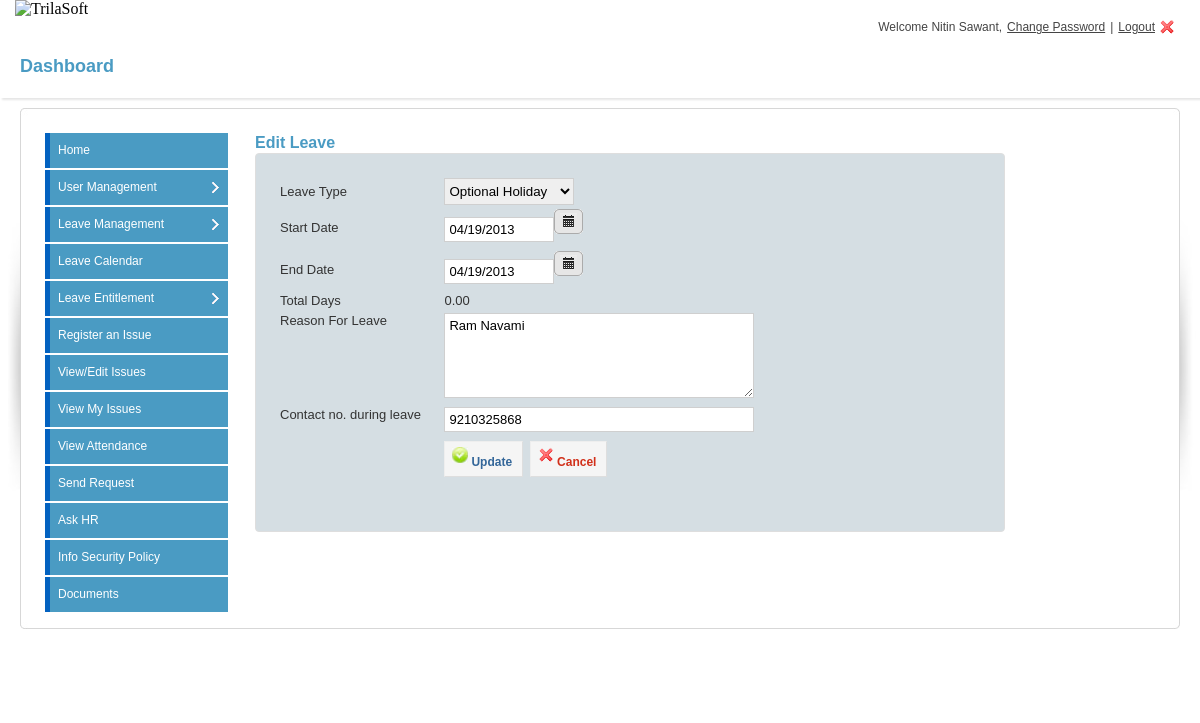
Page /editleave.php?lid=134 (signed in) on the committed database.
### tables this page shows
CREATE TABLE `employee` (
  `empid` int(11) UNSIGNED NOT NULL,
  `empcode` varchar(20) NOT NULL,
  `type` int(11) NOT NULL,
  `username` varchar(200) NOT NULL,
  `password` varchar(200) NOT NULL,
  `doj` datetime NOT NULL,
  `supemail` varchar(100) NOT NULL,
  `fname` varchar(200) NOT NULL,
  `lname` varchar(200) NOT NULL,
  `email` varchar(200) NOT NULL,
  `address` text NOT NULL,
  `coraddress` text NOT NULL,
  `contact` varchar(20) NOT NULL,
  `emergencyno` varchar(20) NOT NULL,
  `designation` varchar(200) NOT NULL,
  `dob` datetime NOT NULL,
  `photo` varchar(200) NOT NULL,
  `department` int(11) UNSIGNED NOT NULL,
  `status` varchar(255) NOT NULL,
  `userstatus` varchar(100) NOT NULL DEFAULT 'active'
);

CREATE TABLE `leave` (
  `lid` int(11) UNSIGNED NOT NULL,
  `empid` int(11) NOT NULL,
  `fromdate` varchar(100) NOT NULL,
  `todate` varchar(100) NOT NULL,
  `fromtime` varchar(50) NOT NULL,
  `totime` varchar(50) NOT NULL,
  `leavetype` varchar(100) NOT NULL,
  `halfdaydetail` varchar(100) NOT NULL,
  `reason` text NOT NULL,
  `comment` text NOT NULL,
  `phone` varchar(50) NOT NULL,
  `reqname` varchar(100) NOT NULL,
  `reqemail` varchar(100) NOT NULL,
  `supemail` varchar(100) NOT NULL,
  `status` int(11) NOT NULL DEFAULT '0',
  `daycount` decimal(5,2) NOT NULL,
  `appdate` varchar(100) NOT NULL
);

### login.class.php (called while the page is built, shortened)
<?php
class Login{
    private $dbhost = 'localhost';
    private $dbuser = 'trilasof_dba';
    private $dbpass = 'redsky@123456';
    public function __construct(){
        $this->connect = mysql_connect($this->dbhost, $this->dbuser, $this->dbpass);
    }
    public function session_check() {
		if($_SESSION['permission'] != 'yes') {
                   header("location: index.php");
                    return 'you have no permission to see this page';
                }else{
                    return $_SESSION['username'];
                }
    }
}
?>

### editleave.php (the view, shortened to what this page needs)
<?php
include_once 'login.class.php';
$securearea = new Login();
$response = $securearea->session_check();
?>
<!DOCTYPE html>
<html>
<head>
<link rel="stylesheet" href="http://code.jquery.com/ui/1.9.2/themes/base/jquery-ui.css" />
<link rel="stylesheet" href="css/login-screen.css" type="text/css" media="screen" title="default" />
<link rel="stylesheet" href="css/form.css" type="text/css" media="screen" title="default" />
</head>
<body>
 <?php include('includes/header.php'); ?>
<div id="content-outer">
<div id="content">
	<div id="page-heading">
		<h1>Dashboard</h1>
	</div>
	<table border="0" width="100%" cellpadding="0" cellspacing="0" id="content-table">
	<tr>
		<th rowspan="3" class="sized"><img src="images/side_shadowleft.jpg" width="20" height="300" alt="" /></th>
		<th class="topleft"></th>
		<td id="tbl-border-top">&nbsp;</td>
		<th class="topright"></th>
		<th rowspan="3" class="sized"><img src="images/side_shadowright.jpg" width="20" height="300" alt="" /></th>
	</tr>
	<tr>
		<td id="tbl-border-left"></td>
		<td>
		<div id="content-table-inner">
			<div id="table-content">
			<div class="left_content">
           <?php
           include('includes/leftpanel.php');
           ?>
			</div>
    <div class="right_content">
          <div class="form">
         <h2>Edit Leave</h2>
         <?php
  $lid = urldecode("".stripslashes($_GET['lid'])."");
if($lid)
{
$sql = "Select * from `leave` where lid = ".$lid."";
$getleave = mysql_query($sql)or die(mysql_error());
$row = mysql_fetch_object($getleave);
?>
         <form action="" method="post" id="leaveform" onSubmit="return validateForm()">
         <div id="inputArea">
         <table width="100%" cellspacing="4" style="width:600px ; padding:10px" >
          <tr>
           <td>Leave Type</td>
           <td width="119"><select name="leavetype" id="leavetype" onChange="selleave()" onload="selleave()"  >
              <option value="Optional Holiday" <?php echo ($row->leavetype == 'Optional Holiday')?"selected='selected'":"" ?>>Optional Holiday</option>
           </select></td>
           <td width="237">
             </td>
         </tr>
         <tr><td width="139">Start Date</td><td colspan="2"><input type="text" name="startdate" value="<?php echo $row->fromdate; ?>" style="width:100px; display:inline" id="startdate"   />
           </td>
  </tr>
         <tr id="enddaterow">
           <td width="139">End Date</td>
           <td colspan="2"><input type="text" name="enddate" value="<?php echo $row->todate; ?>" style="width:100px; display:inline" id="enddate" onChange=""  /></td>
           </tr>
         <tr id="totalrow">
           <td>Total Days</td>
           <td colspan="2">
          <label id="totdate" value=""><?php echo $row->daycount; ?></label>
           </td>
         </tr>
         <tr>
           <td align="left" valign="top">Reason For Leave</td>
           <td colspan="2"><textarea name="reasons" id="reasons" cols="45" rows="5"><?php echo $row->reason; ?></textarea></td>
           </tr>
         <tr>
           <td align="left" valign="top">Contact no. during leave</td>
           <td colspan="2"><input type="text" name="phone" value="<?php echo $row->phone; ?>" id="phone" /></td>
         </tr>
         <tr>
           <td>&nbsp;</td>
           <td colspan="2"><div class="buttons" style="padding-left:0px;">
             <button type="submit" class="positive" name="update" id="save"><img src="images/apply2.png" alt=""/>Update</button>
              <button type="reset" class="negative" name="reset" id="save"><img src="images/cross.png" alt=""/>Cancel</button> </div></td>
         </tr>
         </table>
         </div>
        <div class="clear" style="padding-top:5px;"></div>
         </form>
        <?php
      }
      ?>
     	</div>
			</div>
		</div>
		</td>
		<td id="tbl-border-right"></td>
	</tr>
	<tr>
		<th class="sized bottomleft"></th>
		<td id="tbl-border-bottom">&nbsp;</td>
		<th class="sized bottomright"></th>
	</tr>
	</table>
	<div class="clear">&nbsp;</div>
</div>
<div class="clear">&nbsp;</div>
</div>
<div class="clear">&nbsp;</div>
</body>
</html>

### calendar/includes/header.php (shortened to what this page needs)
<div id="logo"> <img src="http://trilasoft.com/images/logo.png" alt="TrilaSoft" title="TrilaSoft"  />
</div>
 <div class="right_header">
<?php
if(isset($response))
{
$empid = $response;
$sql = "Select *from `employee` where `username` = '$empid'";
$res=mysql_query($sql)or die(mysql_error());
$row=mysql_fetch_object($res);
echo "Welcome " . $row->fname." ".$row->lname.", " ;
?>
<a href="changepass.php?sessid=<?php echo $_SESSION['sessid']; ?>" class="settings">Change Password</a> | <a href="index.php?val=0" class="logout">Logout</a>
</div>
<?php
}
else{
header('Location:index.php');
}
?>

### css/login-screen.css (style rules this page uses)
* { margin: 0; padding: 0; }
#logo { margin: 0px 0 11px 15px; }
img { border: 0; }
form { margin: 0; padding: 0; }
#logo { width:200px; z-index:1; top: 14px; left: 0px; float:left; }
.right_header { display: flex; flex-flow: row wrap; justify-content: flex-end; text-align:right; color:#444; padding:20px 20px 0 0px; font-family:Arial,Helvetica,sans-serif; font-size:12px; }
.right_header a { margin:0 5px 0 5px; text-decoration:underline; color:#444; font-family:Arial,Helvetica,sans-serif; }
.right_header a.logout { background:url(../images/user_logout.png) no-repeat right; padding-right:20px; font-family:Arial,Helvetica,sans-serif; }
#content-outer { background: url(../images/content_repeat.png) repeat-x; }
#content { color: #333; font-family: Arial, Helvetica, sans-serif; font-size: 12px; line-height: 18px; margin: 0 auto 0 auto; max-width: 100%; min-width: 780px; padding: 0px 0px 30px 0px; }
#content-table { font-size: 0px; line-height: 0px; }
#content-table th.sized { height: 15px; width: 15px; padding: 0; margin: 0; font-size: 0px; line-height: 0px; }
#content-table-inner { font-size: 12px; line-height: 12px; padding: 10px 0 20px 0; }
#tbl-border-top { background: url(../images/border_bit.jpg) top repeat-x; line-height: 0;font-size: 0px; height: 15px; }
#tbl-border-bottom { background: url(../images/border_bit.jpg) bottom repeat-x; line-height: 0;font-size: 0px; height: 15px; }
#tbl-border-left { background: url(../images/border_bit.jpg) left repeat-y; }
#tbl-border-right { background: url(../images/border_bit.jpg) right repeat-y; }
#table-content { line-height: 16px; margin: 0 10px 10px 10px; min-height: 300px; }
.topleft { background: url(../images/corner_top_left.jpg) no-repeat; width:15px; height:15px; }
.topright { background: url(../images/corner_top_right.jpg) no-repeat; width:15px; height:15px; }
.bottomleft { background: url(../images/corner_bottom_left.jpg) no-repeat; width:15px; height:15px; }
.bottomright { background: url(../images/corner_bottom_right.jpg) no-repeat; width:15px; height:15px; }
#page-heading { margin: 0px 0 10px 0px; background: #fff; box-shadow: 2px 2px 2px rgba(0, 0, 0, 0.1); padding: 20px 0px 20px 20px; }
h1 { color: #4a9bc3 !important; font-family: Arial, Helvetica, sans-serif !important; font-size: 18px !important; line-height: 24px !important; font-weight: bold !important; }
h2 { color: #4a9bc3 !important; font-size: 16px !important; font-weight: bold !important; line-height: 20px !important; margin-bottom: 10px !important; }
.h1, .h2, .h3, .h4, .h5, .h6, h1, h2, h3, h4, h5, h6 { margin-bottom:0px !important; }
*, *::after, *::before { box-sizing: inherit !important; }
.left_content { width:180px; float:left; padding:0px; }
.right_content { width:750px; float:left; padding:0px 0 0 30px; }

### css/form.css (style rules this page uses)
#inputArea { background-color: #d5dee3; border: 1px solid #DEDEDE; border-radius: .25rem; font-family: Arial,Sans-Serif; font-size: 13px; padding: 10px 10px 40px; width: auto; }
#inputArea input, #inputArea textarea { font-family: Arial, Sans-Serif; font-size: 13px; margin-bottom: 5px; display: block; padding: 4px; width: 300px; border:1px solid #cfcfcf; }
select { border:1px solid #cfcfcf; height:25px; }
.buttons a, .buttons button { display:block; float:left; margin:0 7px 0 0; background-color:#f5f5f5; border:1px solid #dedede; border-top:1px solid #eee; border-left:1px solid #eee; font-family:"Lucida Grande", Tahoma, Arial, Verdana, sans-serif; font-size:12px; line-height:140%; text-decoration:none; font-weight:bold; color:#565656; cursor:pointer; padding:5px 10px 6px 7px; }
.buttons button { width:auto; overflow:visible; padding:4px 10px 3px 7px; }
.buttons button[type] { padding:5px 10px 5px 7px; line-height:17px; }
.buttons button img, .buttons a img { margin:0 3px 3px 0 !important; padding:0; border:none; width:16px; height:16px; }
button.positive, .buttons a.positive { color:#336699; }
.buttons a.negative, button.negative { color:#d12f19; }

### editleave.php (style rules this page uses)
label { display: block; }

### rows in the picture
employee: fname "Nitin", lname "Sawant"
leave: leavetype "Optional Holiday", startdate "04/19/2013", enddate "04/19/2013", daycount "0.00", reasons "Ram Navami", phone "9210325868"
